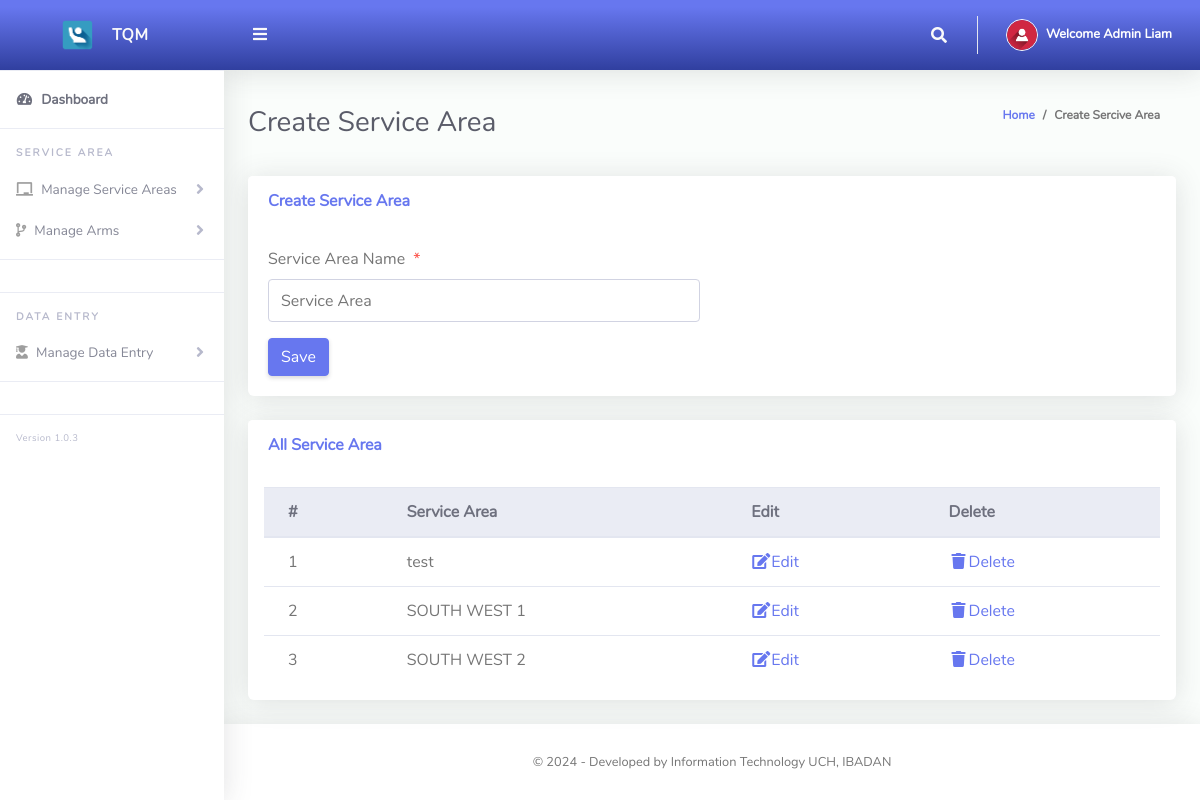
The app's page /Admin/createClass.php (signed in) with its own data.
### tables this page shows
CREATE TABLE `tblservicearea` (
  `Id` int(10) NOT NULL,
  `serviceArea` varchar(255) NOT NULL
);

### Admin/createClass.php (the view, shortened to what this page needs)
<?php
include '../Includes/dbcon.php';
?>
<!DOCTYPE html>
<html lang="en">
<head>
  <link href="../vendor/fontawesome-free/css/all.min.css" rel="stylesheet" type="text/css">
  <link href="../vendor/bootstrap/css/bootstrap.min.css" rel="stylesheet" type="text/css">
  <link href="css/ruang-admin.min.css" rel="stylesheet">
</head>
<body id="page-top">
  <div id="wrapper">
      <?php include "Includes/sidebar.php";?>
    <div id="content-wrapper" class="d-flex flex-column">
      <div id="content">
       <?php include "Includes/topbar.php";?>
        <div class="container-fluid" id="container-wrapper">
          <div class="d-sm-flex align-items-center justify-content-between mb-4">
            <h1 class="h3 mb-0 text-gray-800">Create Service Area</h1>
            <ol class="breadcrumb">
              <li class="breadcrumb-item"><a href="./">Home</a></li>
              <li class="breadcrumb-item active" aria-current="page">Create Sercive Area</li>
            </ol>
          </div>
          <div class="row">
            <div class="col-lg-12">
              <div class="card mb-4">
                <div class="card-header py-3 d-flex flex-row align-items-center justify-content-between">
                  <h6 class="m-0 font-weight-bold text-primary">Create Service Area</h6>
                </div>
                <div class="card-body">
                  <form method="post">
                    <div class="form-group row mb-3">
                        <div class="col-xl-6">
                            <label class="form-control-label">Service Area Name<span class="text-danger ml-2">*</span></label>
                      <input type="text" class="form-control" name="serviceArea" value="<?php echo $row['serviceArea'];?>" id="exampleInputFirstName" placeholder="Service Area">
                        </div>
                    </div>
                      <?php
                    if (isset($Id))
                    {
                    ?>
                    <button type="submit" name="update" class="btn btn-warning">Update</button>
                    &nbsp;&nbsp;&nbsp;&nbsp;&nbsp;&nbsp;&nbsp;&nbsp;&nbsp;&nbsp;
                    <?php
                    } else {
                    ?>
                    <button type="submit" name="save" class="btn btn-primary">Save</button>
                    <?php
                    }
                    ?>
                  </form>
                </div>
              </div>
                 <div class="row">
              <div class="col-lg-12">
              <div class="card mb-4">
                <div class="card-header py-3 d-flex flex-row align-items-center justify-content-between">
                  <h6 class="m-0 font-weight-bold text-primary">All Service Area</h6>
                </div>
                <div class="table-responsive p-3">
                  <table class="table align-items-center table-flush table-hover" id="dataTableHover">
                    <thead class="thead-light">
                      <tr>
                        <th>#</th>
                        <th>Service Area</th>
                        <th>Edit</th>
                        <th>Delete</th>
                      </tr>
                    </thead>
                    <tbody>
                  <?php
                      $query = "SELECT * FROM tblservicearea";
                      $rs = $conn->query($query);
                      $num = $rs->num_rows;
                      $sn=0;
                      if($num > 0)
                      {
                        while ($rows = $rs->fetch_assoc())
                          {
                             $sn = $sn + 1;
                            echo"
                              <tr>
                                <td>".$sn."</td>
                                <td>".$rows['serviceArea']."</td>
                                <td><a href='?action=edit&Id=".$rows['Id']."'><i class='fas fa-fw fa-edit'></i>Edit</a></td>
                                <td><a href='?action=delete&Id=".$rows['Id']."'><i class='fas fa-fw fa-trash'></i>Delete</a></td>
                              </tr>";
                          }
                      }
                      else
                      {
                           echo
                           "<div class='alert alert-danger' role='alert'>
                            No Record Found!
                            </div>";
                      }
                      ?>
                    </tbody>
                  </table>
                </div>
              </div>
            </div>
            </div>
          </div>
        </div>
      </div>
       <?php include "Includes/footer.php";?>
    </div>
  </div>
</body>
</html>

### Admin/Includes/topbar.php (shortened to what this page needs)
<?php
  $query = "SELECT * FROM tbladmin WHERE Id = ".$_SESSION['userId']."";
  $rs = $conn->query($query);
  $rows = $rs->fetch_assoc();
  $fullName = $rows['firstName']." ".$rows['lastName'];
?>
<nav class="navbar navbar-expand navbar-light bg-gradient-primary topbar mb-4 static-top">
          <button id="sidebarToggleTop" class="btn btn-link rounded-circle mr-3">
            <i class="fa fa-bars"></i>
          </button>
          <ul class="navbar-nav ml-auto">
            <li class="nav-item dropdown no-arrow">
              <a class="nav-link dropdown-toggle" href="#" id="searchDropdown" role="button" data-toggle="dropdown"
                aria-haspopup="true" aria-expanded="false">
                <i class="fas fa-search fa-fw"></i>
              </a>
            </li>
            <li class="nav-item dropdown no-arrow">
              <a class="nav-link dropdown-toggle" href="#" id="userDropdown" role="button" data-toggle="dropdown"
                aria-haspopup="true" aria-expanded="false">
                <img class="img-profile rounded-circle" src="img/user-icn.png" style="max-width: 60px">
                <span class="ml-2 d-none d-lg-inline text-white small"><b>Welcome <?php echo $fullName;?></b></span>
              </a>
            </li>
          </ul>
        </nav>

### records on screen
tblservicearea: serviceArea "test"
tblservicearea: serviceArea "SOUTH WEST 1"
tblservicearea: serviceArea "SOUTH WEST 2"

### other values on screen
$fullName "Admin Liam"
